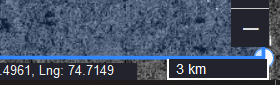
#> input picture src/distance measurement/scale.png, 280 x 85 px
$ python distance_measurement_point.py --image scale.png
#> lines starting #> are read from the running program, lines starting #| are printed output that depends on the picture
import cv2
import numpy as np
import os
import imutils
from matplotlib import pyplot as plt
import argparse
from skimage.morphology import medial_axis, skeletonize
setboxes = []
global measureboxes
measureboxes =[]

# [43 lines left out: functions crop_img, distance_measure, not called in this run]

ap = argparse.ArgumentParser()
ap.add_argument("-i", "--image", required=True, help="Path to the image")
args = vars(ap.parse_args())

# load the image, clone it, and setup the mouse callback function
iname = args["image"]
image = cv2.imread(args["image"],0)
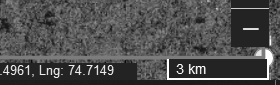
#> image: shape (85, 280); min 7, max 255, mean 77.7
clone = image.copy()
# keep looping until the 'q' key is pressed
while True:
	# display the image and wait for a keypress
	cv2.imshow("image", image)
	key = cv2.waitKey(1) & 0xFF
#> (key e is pressed here)
	# if the 'r' key is pressed, reset the cropping region
	if key == ord("r"):
		image = clone.copy()
		#global measureboxes
		measureboxes = []
	# if the 'c' key is pressed, break from the loop
	elif key == ord("c"):
		cv2.setMouseCallback("image", crop_img)
	elif key == ord("e"):
		break
# if there are two reference points, then crop the region of interest
# from teh image and display it
'''if len(refPt) == 2:
	roi = clone[refPt[0][1]:refPt[1][1], refPt[0][0]:refPt[1][0]]
	cv2.imshow("ROI", roi)
	cv2.waitKey(0)'''
# close all open windows
cv2.destroyAllWindows()


#use this pipeline for distance measurement
'''img = cv2.imread('/home/arjun/sat_research/testbench_final/distance_verification/crop_9.png',0)
gray = cv2.bilateralFilter(img,11,17,17)
plt.imshow(gray)
ret, th = cv2.threshold(gray,0,255,cv2.THRESH_BINARY_INV+cv2.THRESH_OTSU)
plt.imshow(th)
dist = cv2.distanceTransform(th, cv2.DIST_L2, 3)
a = np.where(dist > 0)
average = np.average(a)
plt.imshow(dist)
print(dist)
print(np.max(dist)*scale)
print(average*scale)'''


#Failed pipeline
'''img = cv2.imread('/home/arjun/sat_research/testbench_final/distance_verification/crop_9.png',0)
gray = cv2.bilateralFilter(img,11,17,17)
plt.imshow(gray)
ret, th = cv2.threshold(gray,0,255,cv2.THRESH_BINARY_INV+cv2.THRESH_OTSU)
plt.imshow(th)

cnts = cv2.findContours(th.copy(), cv2.RETR_TREE, cv2.CHAIN_APPROX_SIMPLE)
cnts = imutils.grab_contours(cnts)
final = np.zeros([img.shape[0], img.shape[1],3],dtype=np.uint8)
final = cv2.fillPoly(final, cnts, (0,255,0))
plt.imshow(final)
#final = cv2.cvtColor(final, cv2.COLOR_BGR2GRAY)#hape[0], gt_img.shape[1],3],dtype=np.uint8)
#final = cv2.fillPoly(final, cnts, (0,255,0))
final = cv2.cvtColor(final, cv2.COLOR_BGR2GRAY)
skel, distance = medial_axis(final, return_distance=True)
skel = np.array(skel, dtype=np.uint8)
dist = cv2.distanceTransform(255 - (255*skel), cv2.DIST_L2, 3)
distance_on_skel = distance*skel
print(distance)
a = np.where(distance_on_skel > 0)
points = np.asarray(distance_on_skel[a])
average = np.average(points)
plt.imshow(skel)

scale = 0.017666666666666667
print(average*scale)
print(distance)
'''
